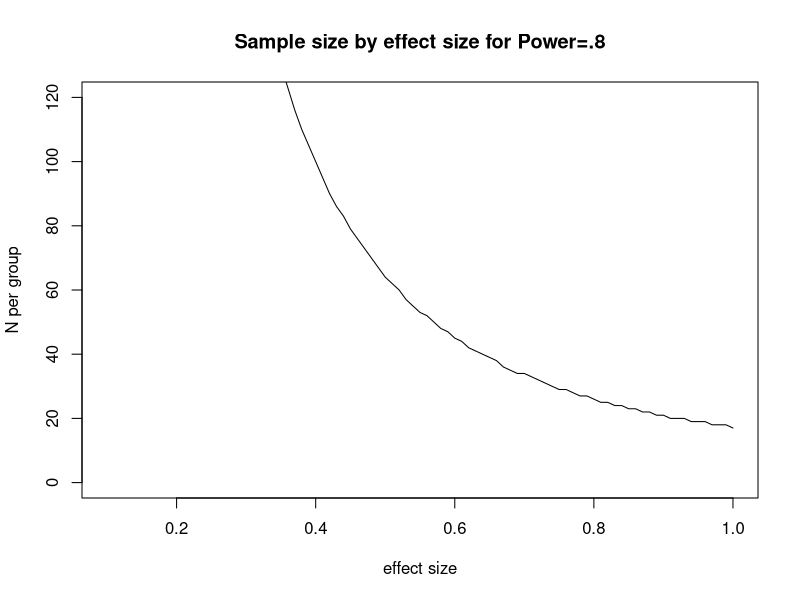
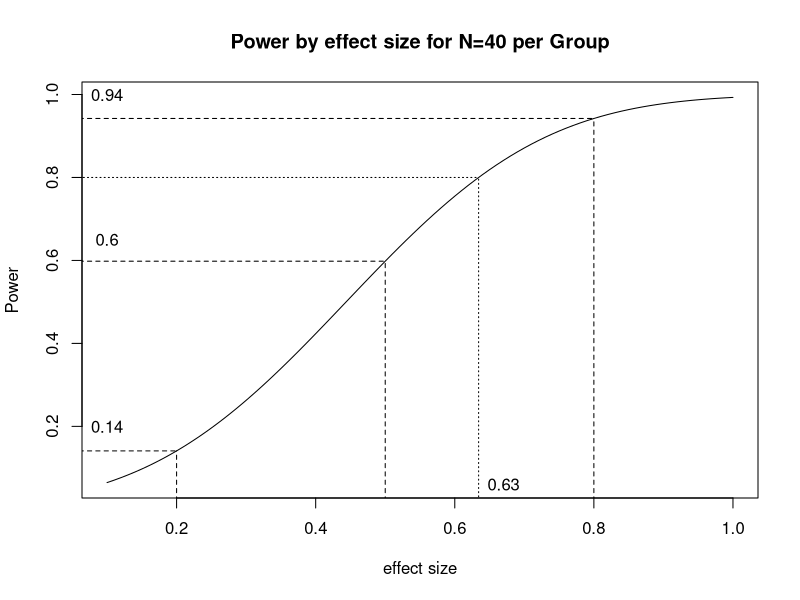

Source code (R) for these figures, in order:
pwr.seq = seq(.1, .9, .01)
n.seq = 2:100
d.seq = seq(.1, 1, .01)

# First, let's calculate the N needed for different D's to get Power = .8

Ns = c()
for (d in d.seq) {
  Ns =c(Ns, power.t.test(delta=d, power=.8)$n)
}
Ns = ceiling(Ns)

plot(d.seq, Ns, type="l", ylim=c(0,120), 
     ylab="N per group", 
     xlab="effect size", 
     main="Sample size by effect size for Power=.8")

# Ok, now let's calculate Power for different D's, using N per group = 40

Pwr = c()
for (d in d.seq) {
  Pwr =c(Pwr, power.t.test(delta=d, n=40)$power)
}

plot(d.seq, Pwr, type="l", 
     ylab="Power", 
     xlab="effect size", 
     main="Power by effect size for N=40 per Group")

d.8 = power.t.test(n=40, delta=.8)$power
d.5 = power.t.test(n=40, delta=.5)$power
d.2 = power.t.test(n=40, delta=.2)$power 
lines(c(0, .8), c(d.8,d.8), lty=2)
lines(c(.8,.8), c(0,d.8), lty=2)
text(.1,1, round(d.8,2))

lines(c(0, .5), c(d.5,d.5), lty=2)
lines(c(.5,.5), c(0,d.5), lty=2)
text(.1,.65, round(d.5, 2))

lines(c(0, .2), c(d.2,d.2), lty=2)
lines(c(.2,.2), c(0,d.2), lty=2)
text(.1,.2, round(d.2, 2))

p.8 = power.t.test(n=40, power=.8)$delta
lines(c(0, p.8), c(.8, .8), lty=3)
lines(c(p.8,p.8), c(0,.8), lty=3)
text(.67,.06, round(p.8, 2))
